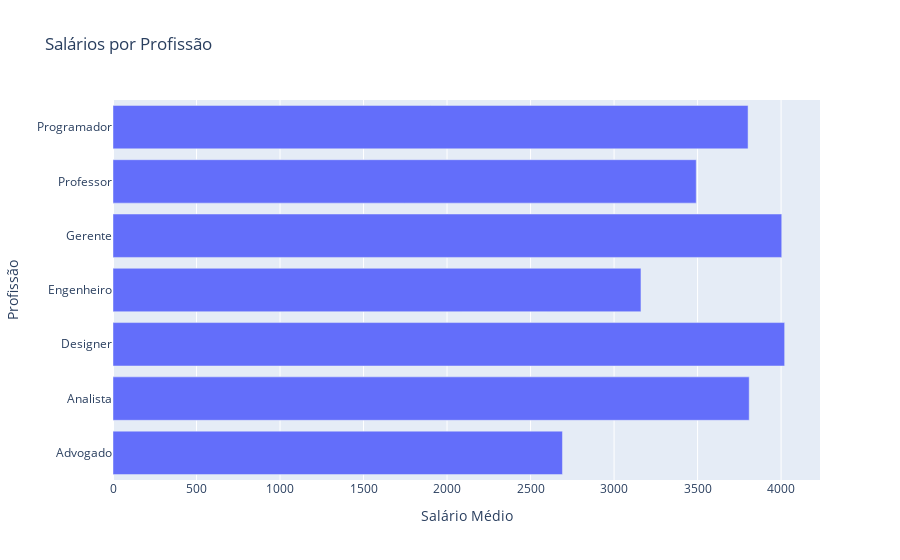

The notebook cell saved with this chart:
### Markdown cell above
Começamos plotando um gráfico de barras horizontais com a média dos salários por profissão:

### Code cell
# Agrupando os dados do DataFrame por profissão e calculando a média do salário para cada profissão
salario_por_profissao = df.groupby('Profissão')['Salário'].mean().reset_index()

# Criando o gráfico de barras horizontais, muito semelhante a biblioteca matplot
fig = px.bar(salario_por_profissao, x='Salário', y='Profissão', orientation='h',
             title='Salários por Profissão',
             labels={'Salário': 'Salário Médio', 'Profissão': 'Profissão'})

# Exibindo o gráfico
fig.show()

### Figure 1 — Plotly figure (JSON) as saved in the notebook; plotly's stock layout.template omitted (floating-point values rounded to 4 significant figures)
{"data": [{"alignmentgroup": "True", "hovertemplate": "Salário Médio=%{x}<br>Profissão=%{y}<extra></extra>", "legendgroup": "", "marker": {"color": "#636efa", "pattern": {"shape": ""}}, "name": "", "offsetgroup": "", "orientation": "h", "showlegend": false, "textposition": "auto", "type": "bar", "x": [2691, 3809.0, 4021.0, 3161, 4004, 3492, 3802.0], "xaxis": "x", "y": ["Advogado", "Analista", "Designer", "Engenheiro", "Gerente", "Professor", "Programador"], "yaxis": "y"}], "layout": {"autosize": true, "barmode": "relative", "legend": {"tracegroupgap": 0}, "title": {"text": "Salários por Profissão"}, "xaxis": {"anchor": "y", "autorange": true, "domain": [0, 1], "range": [0, 4233.0], "title": {"text": "Salário Médio"}, "type": "linear"}, "yaxis": {"anchor": "x", "autorange": true, "domain": [0, 1], "range": [-0.5, 6.5], "title": {"text": "Profissão"}, "type": "category"}}}
